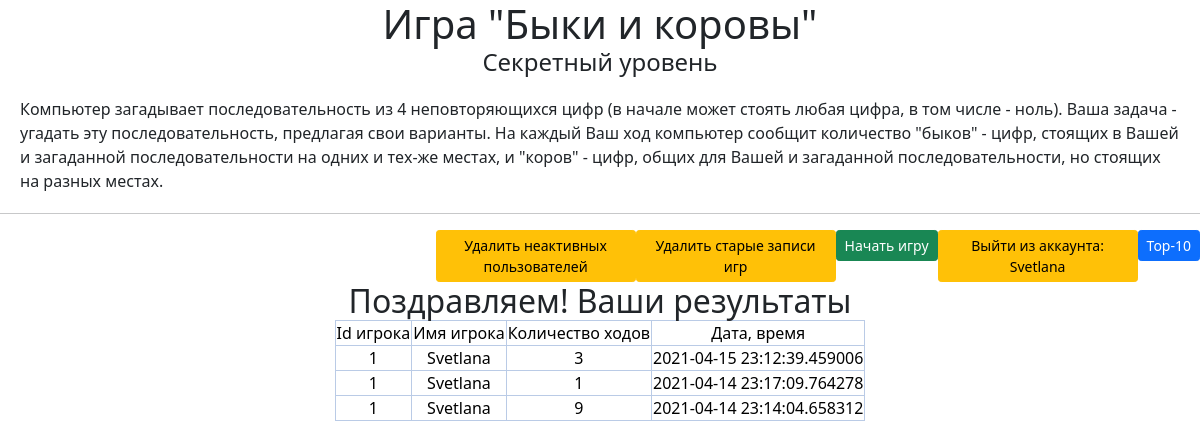
Before: /records_user (signed in) with the older database file.
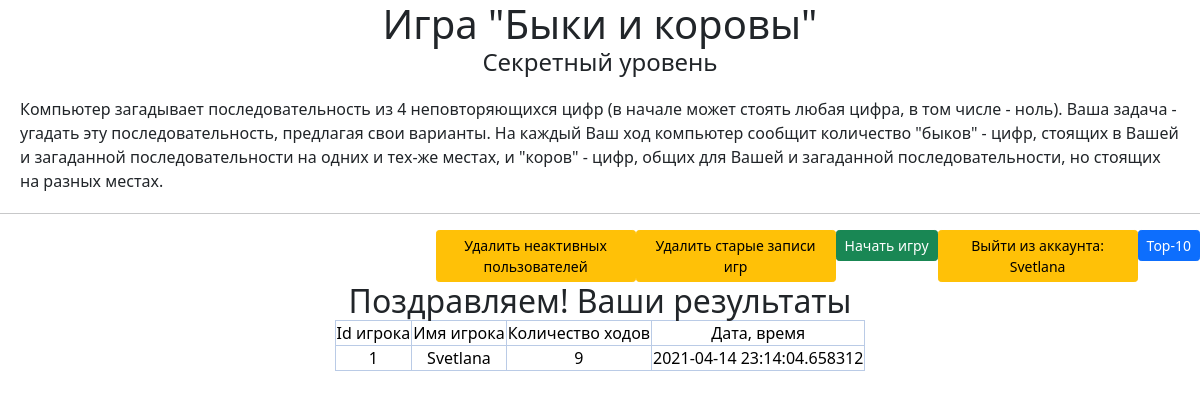
After: the same page with the newer database file.
### data/records.py (models this page shows)
class Record(SqlAlchemyBase):
    __tablename__ = 'records'
    id = sqlalchemy.Column(sqlalchemy.Integer,
                           primary_key=True, autoincrement=True)
    user_id = sqlalchemy.Column(sqlalchemy.Integer,
                                    sqlalchemy.ForeignKey("users.id"))
    user_name = sqlalchemy.Column(sqlalchemy.String, nullable=True)
    score = sqlalchemy.Column(sqlalchemy.Integer, nullable=True)
    secret_num = sqlalchemy.Column(sqlalchemy.String, nullable=True)
    date = sqlalchemy.Column(sqlalchemy.DateTime,
                                 default=datetime.datetime.now)
    user = orm.relation('User')

### main.py (the view)
@app.route('/records_user')
@login_required
def records_user():
    db_sess = db_session.create_session()
    records = db_sess.query(Record).order_by(Record.date.desc()).filter(Record.user_id == current_user.id)
    return render_template("records.html", records=records, header="Поздравляем! Ваши результаты")

### data/db_session.py (called while the page is built)
def create_session() -> Session:
    global __factory
    return __factory()

### main.py (called while the page is built)
@login_manager.user_loader
def load_user(user_id):
    db_sess = db_session.create_session()
    return db_sess.query(User).get(user_id)

### templates/records.html (shortened to what this page needs)
{% extends "base.html" %}
{% block content %}
    <h2>{{header}}</h2>
    <table class="table-primary align-middle table-bordered">
    	<tr class="table-primary">
    		<td class="table-primary">Id игрока</td>
    		<td class="table-primary">Имя игрока</td>
    		<td class="table-primary">Количество ходов</td>
    		<td class="table-primary">Дата, время</td>
    	</tr>
        {% for i in records %}
    	<tr>
    		<td class="table-primary">{{ i.user_id }}</td>
    		<td class="table-primary">{{ i.user_name }}</td>
    		<td class="table-primary">{{ i.score }}</td>
    		<td class="table-primary">{{ i.date }}</td>
    	</tr>
    	{% endfor %}
    </table>
{% endblock %}

Changed rows visible on the page:
removed Record: user_id "1", user_name "Svetlana", score "3", date "2021-04-15 23:12:39.459006"
removed Record: user_id "1", user_name "Svetlana", score "1", date "2021-04-14 23:17:09.764278"
